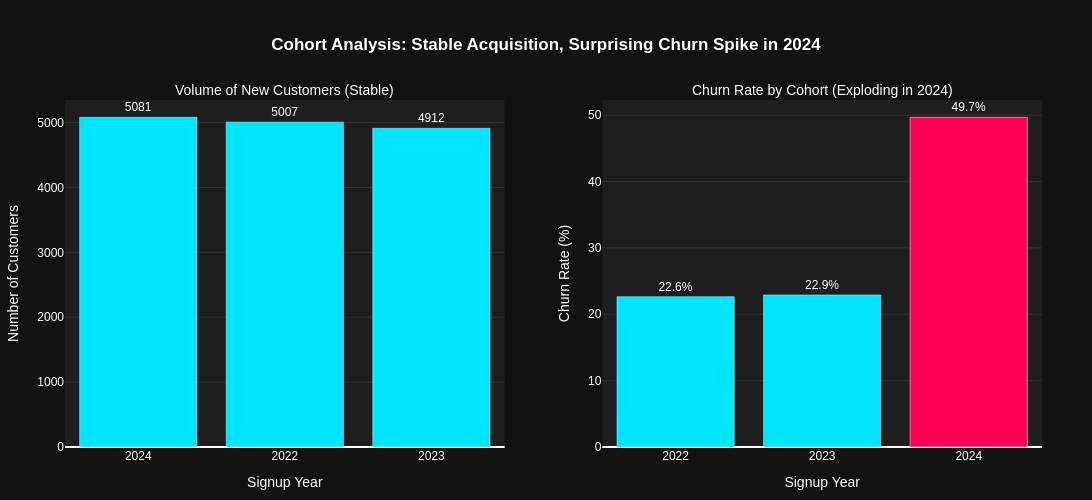

Source (notebook cell):
### Code cell
# ==========================================
#  COHORT ANALYSIS (Simplified)
# ==========================================
fig2 = make_subplots(
    rows=1, cols=2,
    subplot_titles=("Volume of New Customers (Stable)", "Churn Rate by Cohort (Exploding in 2024)")
)

# Left Chart: Volume (Showing the company acquires ~5,000 consistently)
fig2.add_trace(
    go.Bar(
        x=signup_volume['signup_year'].astype(str),
        y=signup_volume['customer_count'],
        marker_color='#00E5FF',
        text=signup_volume['customer_count'],
        textposition='outside'
    ),
    row=1, col=1
)

# Right Chart: Churn Rate (Highlighting the 2024 disaster)
fig2.add_trace(
    go.Bar(
        x=cohort_churn['signup_year'].astype(str),
        y=cohort_churn['churn_rate_%'],
        marker_color=['#00E5FF', '#00E5FF', '#FF0055'], # Highlight 2024 in Red
        text=cohort_churn['churn_rate_%'],
        texttemplate='%{text:.1f}%',
        textposition='outside'
    ),
    row=1, col=2
)

fig2.update_layout(
    title_text="<b>Cohort Analysis: Stable Acquisition, Surprising Churn Spike in 2024</b>",
    title_x=0.5,
    height=500,
    width=1100,
    plot_bgcolor='#1e1e1e',
    paper_bgcolor='#121212',
    font=dict(family="Arial", size=12, color="#FFFFFF"),
    showlegend=False,
    margin=dict(t=100, b=50, l=50, r=50)
)

fig2.update_xaxes(title_text="Signup Year", showgrid=False)
fig2.update_yaxes(title_text="Number of Customers", showgrid=True, gridcolor='#333333', row=1, col=1)
fig2.update_yaxes(title_text="Churn Rate (%)", showgrid=True, gridcolor='#333333', row=1, col=2)

for annotation in fig2.layout.annotations:
    annotation.font.color = '#FFFFFF'
    annotation.font.size = 14

fig2.show()

### Figure 1 — Plotly figure (JSON) as saved in the notebook; plotly's stock layout.template omitted (floating-point values rounded to 4 significant figures)
{"data": [{"marker": {"color": "#00E5FF"}, "text": [5081.0, 5007.0, 4912.0], "textposition": "outside", "type": "bar", "x": ["2024", "2022", "2023"], "xaxis": "x", "y": [5081, 5007, 4912], "yaxis": "y"}, {"marker": {"color": ["#00E5FF", "#00E5FF", "#FF0055"]}, "text": [22.65, 22.9, 49.68], "textposition": "outside", "texttemplate": "%{text:.1f}%", "type": "bar", "x": ["2022", "2023", "2024"], "xaxis": "x2", "y": [22.65, 22.9, 49.68], "yaxis": "y2"}], "layout": {"annotations": [{"font": {"color": "#FFFFFF", "size": 14}, "showarrow": false, "text": "Volume of New Customers (Stable)", "x": 0.225, "xanchor": "center", "xref": "paper", "y": 1, "yanchor": "bottom", "yref": "paper"}, {"font": {"color": "#FFFFFF", "size": 14}, "showarrow": false, "text": "Churn Rate by Cohort (Exploding in 2024)", "x": 0.775, "xanchor": "center", "xref": "paper", "y": 1, "yanchor": "bottom", "yref": "paper"}], "font": {"color": "#FFFFFF", "family": "Arial", "size": 12}, "height": 500, "margin": {"b": 50, "l": 50, "r": 50, "t": 100}, "paper_bgcolor": "#121212", "plot_bgcolor": "#1e1e1e", "showlegend": false, "title": {"text": "<b>Cohort Analysis: Stable Acquisition, Surprising Churn Spike in 2024</b>", "x": 0.5}, "width": 1100, "xaxis": {"anchor": "y", "domain": [0, 0.45], "showgrid": false, "title": {"text": "Signup Year"}}, "xaxis2": {"anchor": "y2", "domain": [0.55, 1], "showgrid": false, "title": {"text": "Signup Year"}}, "yaxis": {"anchor": "x", "domain": [0, 1], "gridcolor": "#333333", "showgrid": true, "title": {"text": "Number of Customers"}}, "yaxis2": {"anchor": "x2", "domain": [0, 1], "gridcolor": "#333333", "showgrid": true, "title": {"text": "Churn Rate (%)"}}}}
